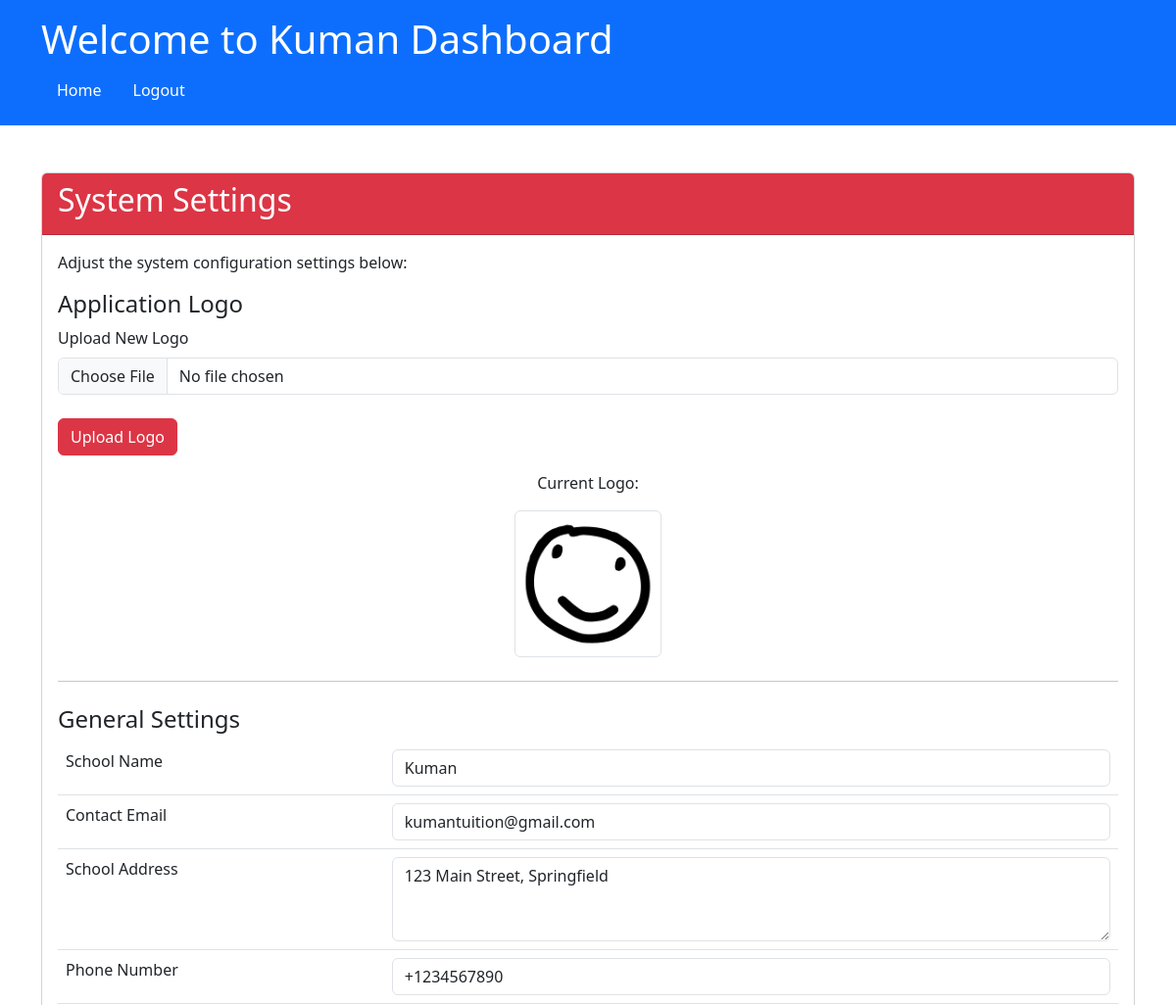
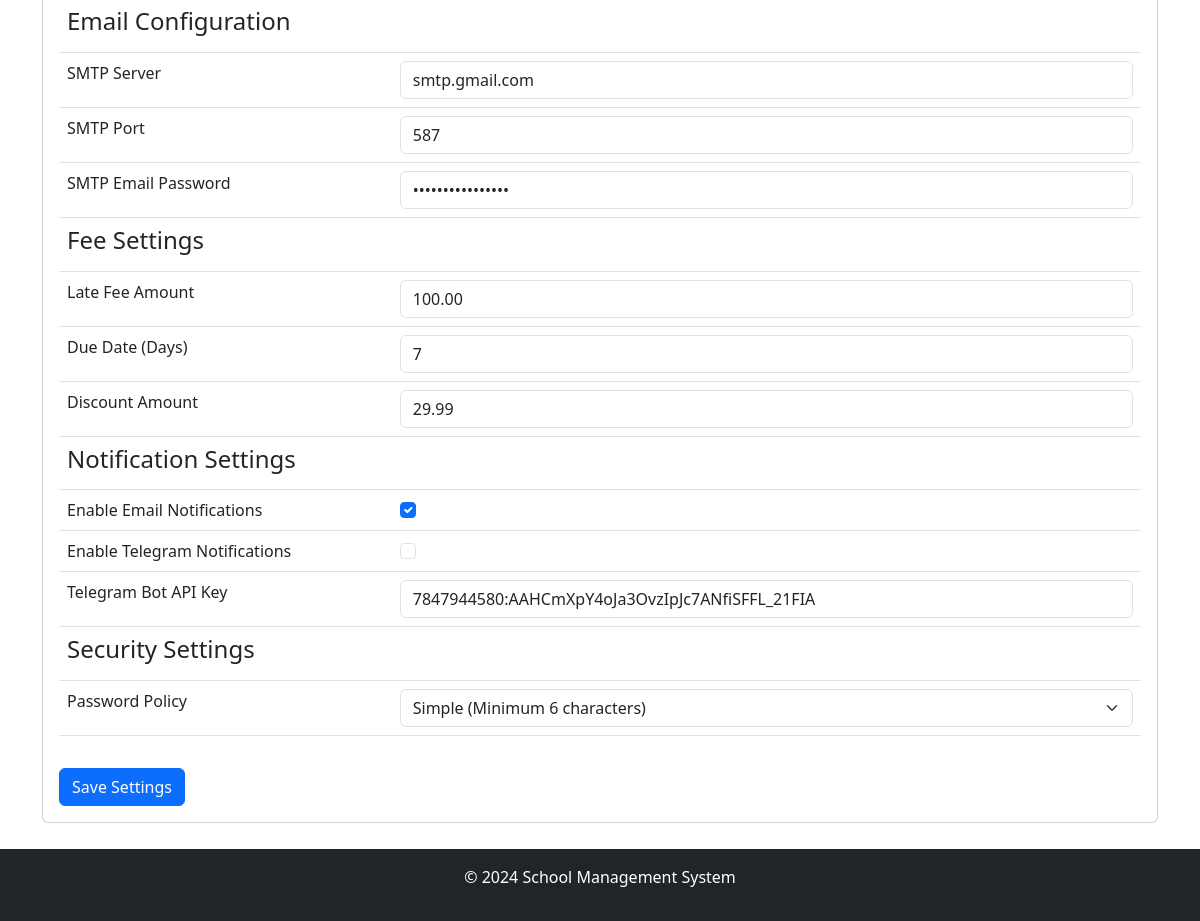
/admin/system-settings (signed in), run on the app's committed database (2 pictures, top to bottom).
### app/models/models.py (models this page shows)
class Settings(db.Model):
    __tablename__ = 'Settings'
    setting_key = db.Column('SettingKey', db.String, primary_key=True)
    setting_value = db.Column('SettingValue', db.String)
    description = db.Column('Description', db.String, nullable=False)
    value_type = db.Column('ValueType', db.String, nullable=False)
    category = db.Column('Category', db.String, nullable=False)

### app/routes/admin_routes.py (the view)
@admin.route('/system-settings', methods=['GET', 'POST'])
@login_required
@role_required('1')
def system_settings():
    settings = {
        setting.setting_key: setting.setting_value for setting in Settings.query.all()}
    return render_template('admin/system_settings.html', settings=settings, app_name=app_name())

### app/__init__.py (called while the page is built)
@login_manager.user_loader
def load_user(user_id):
    from .models.models import User
    return User.query.get(user_id)

### app/routes/routes.py (called while the page is built)
def app_name():
    app_name = "School Management System"
    with current_app.app_context():
        setting = Settings.query.filter_by(setting_key='school_name').first()
        if setting and setting.setting_value:
            app_name = setting.setting_value
    return app_name

def role_required(*roles):
    def decorator(f):
        @wraps(f)
        def decorated_function(*args, **kwargs):
            if not current_user.is_authenticated or current_user.role_id not in roles:
                abort(403)  # Forbidden access if role does not match
            return f(*args, **kwargs)
        return decorated_function
    return decorator

### app/templates/admin/system_settings.html (shortened to what this page needs)
{% extends "share/dashboard.html" %}
{% block card_header %}bg-danger{% endblock %}
{% block card_title %}System Settings{% endblock %}
{% block card_content %}
<p>Adjust the system configuration settings below:</p>
<h4>Application Logo</h4>
<form action="{{ url_for('admin.update_logo') }}" method="post" enctype="multipart/form-data">
    <div class="mb-3">
        <label for="app_logo" class="form-label">Upload New Logo</label>
        <input type="file" class="form-control" id="app_logo" name="app_logo" accept="image/*" required>
    </div>
    <button type="submit" class="btn btn-danger mt-2">Upload Logo</button>
</form>
<div class="text-center mt-3">
    <p>Current Logo:</p>
    <img src="{{ url_for('static', filename='logo.png') }}" alt="Current Logo" class="img-thumbnail" width="150">
</div>
<hr class="my-4">
<h4>General Settings</h4>
<form action="{{ url_for('admin.update_settings') }}" method="post">
    <table class="table">
        <tr>
            <td><label for="school_name" class="form-label">School Name</label></td>
            <td><input type="text" class="form-control" id="school_name" name="school_name" value="{{ settings['school_name'] }}" required></td>
        </tr>
        <tr>
            <td><label for="contact_email" class="form-label">Contact Email</label></td>
            <td><input type="email" class="form-control" id="contact_email" name="contact_email" value="{{ settings['contact_email'] }}" required></td>
        </tr>
        <tr>
            <td><label for="address" class="form-label">School Address</label></td>
            <td><textarea class="form-control" id="address" name="address" rows="3" required>{{ settings['address'] }}</textarea></td>
        </tr>
        <tr>
            <td><label for="contact_number" class="form-label">Phone Number</label></td>
            <td>
                <input type="tel" class="form-control" id="contact_number" name="contact_number"
                       value="{{ settings['contact_number'] }}" pattern="^\+?[0-9]{1,15}$"
                       placeholder="e.g., +1234567890" required>
            </td>
        </tr>
        <tr><th colspan="2"><h4>Email Configuration</h4></th></tr>
        <tr>
            <td><label for="smtp_server" class="form-label">SMTP Server</label></td>
            <td><input type="text" class="form-control" id="smtp_server" name="smtp_server" value="{{ settings['smtp_server'] }}" required></td>
        </tr>
        <tr>
            <td><label for="smtp_port" class="form-label">SMTP Port</label></td>
            <td><input type="number" class="form-control" id="smtp_port" name="smtp_port" value="{{ settings['smtp_port'] }}" min="1" required></td>
        </tr>
        <tr>
            <td><label for="smtp_email_password" class="form-label">SMTP Email Password</label></td>
            <td><input type="password" class="form-control" id="smtp_email_password" name="smtp_email_password" value="{{ settings['smtp_email_password'] }}" required></td>
        </tr>
        <tr><th colspan="2"><h4>Fee Settings</h4></th></tr>
        <tr>
            <td><label for="late_fee_amount" class="form-label">Late Fee Amount</label></td>
            <td>
                <input type="number" class="form-control" id="late_fee_amount" name="late_fee_amount"
                    value="{{ '%.2f' % (settings['late_fee_amount'] | float) }}" min="0" step="0.01" required>
            </td>
        </tr>
        <tr>
            <td><label for="due_date" class="form-label">Due Date (Days)</label></td>
            <td><input type="number" class="form-control" id="due_date" name="due_date" value="{{ settings['due_date'] }}" min="0" required></td>
        </tr>
        <tr>
            <td><label for="discount_amount" class="form-label">Discount Amount</label></td>
            <td>
                <input type="number" class="form-control" id="discount_amount" name="discount_amount"
                    value="{{ '%.2f' % (settings['discount_amount'] | float) }}" min="0" step="0.01" required>
            </td>
        </tr>
        <tr><th colspan="2"><h4>Notification Settings</h4></th></tr>
        <tr>
            <td><label for="email_notifications" class="form-check-label">Enable Email Notifications</label></td>
            <td><input type="checkbox" class="form-check-input" id="email_notifications" name="email_notifications" {% if settings['email_notifications'] == '1' %}checked{% endif %}></td>
        </tr>
        <tr>
            <td><label for="telegram_notifications" class="form-check-label">Enable Telegram Notifications</label></td>
            <td><input type="checkbox" class="form-check-input" id="telegram_notifications" name="telegram_notifications" {% if settings['telegram_notifications'] == '1' %}checked{% endif %}></td>
        </tr>
        <tr>
            <td><label for="telegram_bot_api_key" class="form-label">Telegram Bot API Key</label></td>
            <td>
                <input type="text" class="form-control" id="telegram_bot_api_key" name="telegram_bot_api_key"
                       value="{{ settings['telegram_bot_api_key'] }}">
            </td>
        </tr>
        <tr><th colspan="2"><h4>Security Settings</h4></th></tr>
        <tr>
            <td><label for="password_policy" class="form-label">Password Policy</label></td>
            <td>
                <select class="form-select" id="password_policy" name="password_policy" required>
                    <option value="simple" {% if settings['password_policy'] == 'simple' %}selected{% endif %}>Simple (Minimum 6 characters)</option>
                </select>
            </td>
        </tr>
    </table>
    <button type="submit" class="btn btn-primary mt-3">Save Settings</button>
</form>
{% endblock %}

### app/templates/share/dashboard.html (shortened to what this page needs)
<!DOCTYPE html>
<html lang="en">
	<head>
		<link
			href="https://cdn.jsdelivr.net/npm/bootstrap@5.3.0-alpha1/dist/css/bootstrap.min.css"
			rel="stylesheet"
		/>
	</head>
	<body>
		<header class="bg-primary text-white p-3">
			<div class="container">
				<h1>Welcome to {{app_name}} Dashboard</h1>
				<nav>
					<ul class="nav">
						<li class="nav-item">
							<a
								class="nav-link text-white"
								href="{% if current_user.role_id == '1' %}
                                        {{ url_for('admin.dashboard') }}
                                      {% elif current_user.role_id == '2' %}
                                        {{ url_for('teacher.dashboard') }}
                                      {% elif current_user.role_id == '3' %}
                                        {{ url_for('parent.dashboard') }}
                                      {% elif current_user.role_id == '4' %}
                                        {{ url_for('accountant.dashboard') }}
                                      {% else %}
                                        {{ url_for('views.home') }}
                                      {% endif %}"
								>Home</a
							>
						</li>
						<li class="nav-item">
							<a class="nav-link text-white" href="{{ url_for('auth.logout') }}"
								>Logout</a
							>
						</li>
					</ul>
				</nav>
			</div>
		</header>
		<main class="container my-5" style="padding-bottom: 50px;">
			<div class="card">
				<div
					class="card-header text-white {% block card_header %}{% endblock %}"
				>
					<h2>{% block card_title %} {% endblock %}</h2>
				</div>
				<div class="card-body">{% block card_content %} {% endblock %}</div>
			</div>
		</main>
		<footer class="bg-dark text-white py-3 fixed-bottom footer">
			<div class="container text-center">
				<p>&copy; 2024 School Management System</p>
			</div>
		</footer>
	</body>
</html>

### data on the page
Settings: SettingValue "Kuman", school_name "Kuman"
Settings: contact_email "kumantuition@gmail.com"
Settings: address "123 Main Street, Springfield"
Settings: contact_number "+1234567890"
Settings: smtp_server "smtp.gmail.com"
Settings: smtp_port "587"
Settings: late_fee_amount "100.00"
Settings: discount_amount "29.99"
Settings: telegram_bot_api_key "7847944580:AAHCmXpY4oJa3OvzIpJc7ANfiSFFL_21FIA"
Settings: password_policy "Simple (Minimum 6 characters)"
